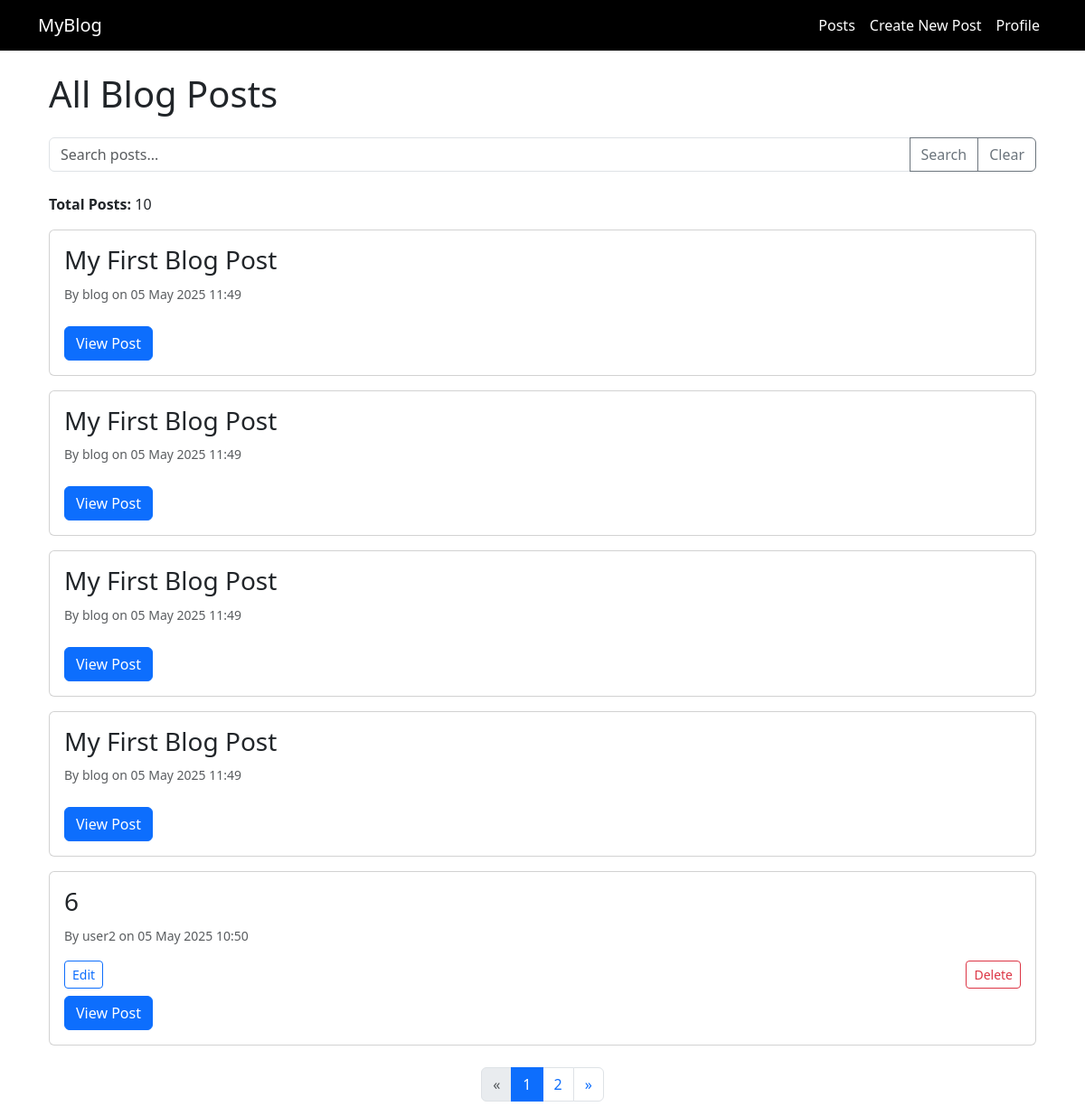
The app's page / (signed in), older data.
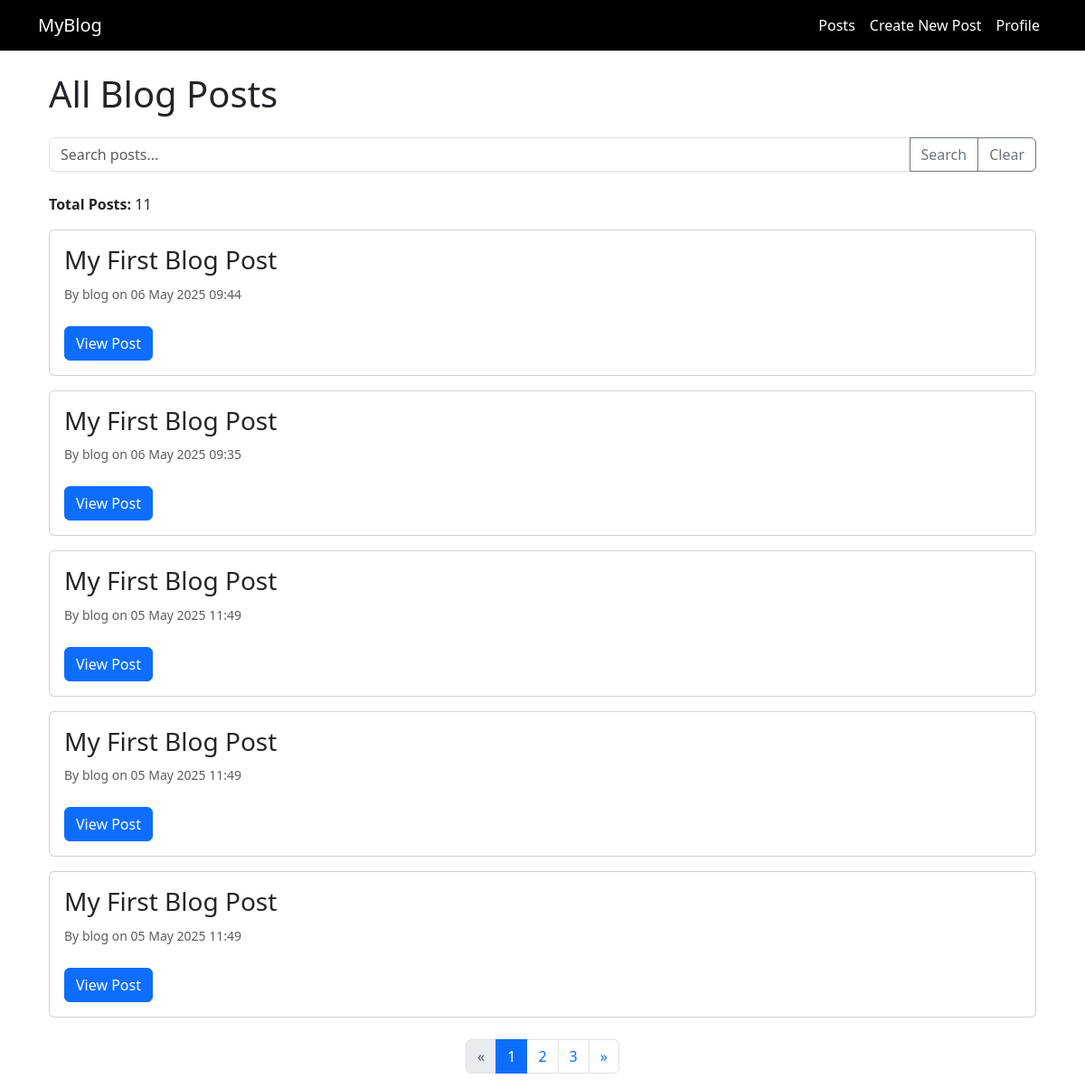
The same page, newer data.
### blog/models.py (models this page shows, shortened)
class Post(models.Model):
    title = models.CharField(max_length=255)
    content = models.TextField()
    image = models.ImageField(upload_to='post_images/', blank=True, null=True)
    author = models.ForeignKey(User, on_delete=models.CASCADE)
    created_at = models.DateTimeField(auto_now_add=True)
    updated_at = models.DateTimeField(auto_now=True)
    likes = models.ManyToManyField(User, related_name='liked_posts', blank=True)
    total_likes = models.PositiveIntegerField(default=0)
    def total_likes(self):
        return self.likes.count()

### blog/views.py (the view)
# urls.py: path('', views.post_list, name='post_list'),
@login_required
def post_list(request):
    query = request.GET.get('q', '')
    all_posts = Post.objects.all().order_by('-created_at')
    if query:
        all_posts = all_posts.filter(
            Q(title__icontains=query) | Q(content__icontains=query)
        )
    paginator = Paginator(all_posts, 5)
    page_number = request.GET.get('page')
    page_obj = paginator.get_page(page_number)
    comment_forms = {post.id: CommentForm() for post in page_obj.object_list}
    return render(request, 'blog/post_list.html', {
        'posts': page_obj.object_list,
        'page_obj': page_obj,
        'comment_forms': comment_forms,
        'query': query,
    })

### blog/templates/blog/post_list.html (shortened to what this page needs)
{% extends 'blog/base.html' %}
{% block content %}
<div class="container mt-4">
    <h1 class="mb-4">All Blog Posts</h1>
    <form method="get" class="mb-4">
        <div class="input-group">
            <input type="text" name="q" class="form-control" placeholder="Search posts..." value="{{ query }}">
            <button type="submit" class="btn btn-outline-secondary">Search</button>
            <button type="reset" class="btn btn-outline-secondary">Clear</button>
        </div>
    </form>
    <p><strong>Total Posts:</strong> {{ page_obj.paginator.count }}</p>
    {% for post in posts %}
        <div class="card mb-3">
            <div class="card-body">
                <h3 class="card-title">{{ post.title }}</h3>
                <p class="card-text">
                    <small class="text-muted">By {{ post.author.username }} on {{ post.created_at|date:"d M Y H:i" }}</small>
                </p>
                {% if user == post.author %}
                <div class="d-flex justify-content-between mt-2">
                    <a href="{% url 'post_edit' post.pk %}" class="btn btn-outline-primary btn-sm">Edit</a>
                    <form method="post" action="{% url 'post_delete' post.pk %}" onsubmit="return confirm('Are you sure you want to delete this post?');">
                        <button type="submit" class="btn btn-outline-danger btn-sm">Delete</button>
                    </form>
                </div>
                {% endif %}
                <a class="btn btn-primary mt-2" href="{% url 'post_detail' post.pk %}">View Post</a>
            </div>
        </div>
    {% empty %}
        <p>No posts available.</p>
    {% endfor %}
    {% if page_obj.has_other_pages %}
    <nav aria-label="Page navigation">
        <ul class="pagination justify-content-center mt-4">
            {% if page_obj.has_previous %}
            <li class="page-item">
                <a class="page-link" href="?{% if query %}q={{ query }}&{% endif %}page={{ page_obj.previous_page_number }}" aria-label="Previous">
                    <span aria-hidden="true">&laquo;</span>
                </a>
            </li>
            {% else %}
            <li class="page-item disabled">
                <span class="page-link">&laquo;</span>
            </li>
            {% endif %}
            {% for num in page_obj.paginator.page_range %}
                {% if page_obj.number == num %}
                    <li class="page-item active"><span class="page-link">{{ num }}</span></li>
                {% elif num > page_obj.number|add:'-3' and num < page_obj.number|add:'3' %}
                    <li class="page-item"><a class="page-link" href="?{% if query %}q={{ query }}&{% endif %}page={{ num }}">{{ num }}</a></li>
                {% endif %}
            {% endfor %}
            {% if page_obj.has_next %}
            <li class="page-item">
                <a class="page-link" href="?{% if query %}q={{ query }}&{% endif %}page={{ page_obj.next_page_number }}" aria-label="Next">
                    <span aria-hidden="true">&raquo;</span>
                </a>
            </li>
            {% else %}
            <li class="page-item disabled">
                <span class="page-link">&raquo;</span>
            </li>
            {% endif %}
        </ul>
    </nav>
    {% endif %}
</div>
{% endblock %}

### blog/templates/blog/base.html (shortened to what this page needs)
<!DOCTYPE html>
<html lang="en">
<head>
    <link href="https://cdn.jsdelivr.net/npm/bootstrap@5.3.2/dist/css/bootstrap.min.css" rel="stylesheet">
</head>
<body>
<nav class="navbar navbar-expand-lg navbar-dark" style="background-color: #000000;">
    <div class="container">
        <a class="navbar-brand" href="{% url 'home' %}" style="color: #ffffff;">MyBlog</a>
        <div class="collapse navbar-collapse">
            <ul class="navbar-nav ms-auto">
                {% if user.is_authenticated %}
                    <li class="nav-item"><a class="nav-link" href="{% url 'post_list' %}" style="color: #ffffff;">Posts</a></li>
                    <li class="nav-item"><a class="nav-link" href="{% url 'post_create' %}" style="color: #ffffff;">Create New Post</a></li>
                    <li class="nav-item"><a class="nav-link" href="{% url 'profile' %}" style="color: #ffffff;">Profile</a></li>
                {% else %}
                    <li class="nav-item"><a class="nav-link" href="{% url 'login' %}" style="color: #ffffff;">Login</a></li>
                    <li class="nav-item"><a class="nav-link" href="{% url 'register' %}" style="color: #ffffff;">Register</a></li>
                {% endif %}
            </ul>
        </div>
    </div>
</nav>
<div class="container">
    {% block content %}{% endblock %}
</div>
</body>
</html>

### blog/templates/blog/base.html (style rules this page uses)
.card { margin-bottom: 20px; }

Row changes from the older to the newer data that the page shows:
removed Post: title "My First Blog Post", author.username "blog", created_at "05 May 2025 11:49"
no longer on this page (row edited): Post: title "6", author.username "user2", created_at "05 May 2025 10:50", shows "Edit"
added Post: title "My First Blog Post", author.username "blog", created_at "06 May 2025 09:44"
added Post: title "My First Blog Post", author.username "blog", created_at "06 May 2025 09:35"
Text that changed along with them:
{{ page_obj.paginator.count }}: "10" → "11"
new list line: "3"
